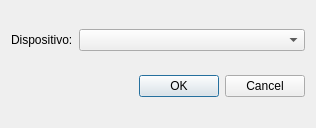
<?xml version="1.0" encoding="UTF-8"?>
<ui version="4.0">
 <class>Dispositivos</class>
 <widget class="QDialog" name="Dispositivos">
  <property name="geometry">
   <rect>
    <x>0</x>
    <y>0</y>
    <width>316</width>
    <height>128</height>
   </rect>
  </property>
  <property name="sizePolicy">
   <sizepolicy hsizetype="Maximum" vsizetype="Maximum">
    <horstretch>0</horstretch>
    <verstretch>0</verstretch>
   </sizepolicy>
  </property>
  <property name="windowTitle">
   <string>Dispositivos</string>
  </property>
  <layout class="QVBoxLayout" name="verticalLayout">
   <item>
    <layout class="QHBoxLayout" name="horizontalLayout">
     <item>
      <widget class="QLabel" name="label">
       <property name="sizePolicy">
        <sizepolicy hsizetype="Maximum" vsizetype="Maximum">
         <horstretch>0</horstretch>
         <verstretch>0</verstretch>
        </sizepolicy>
       </property>
       <property name="text">
        <string>Dispositivo:</string>
       </property>
      </widget>
     </item>
     <item>
      <widget class="QComboBox" name="comboBox">
       <property name="currentText">
        <string/>
       </property>
      </widget>
     </item>
    </layout>
   </item>
   <item>
    <widget class="QDialogButtonBox" name="buttonBox">
     <property name="orientation">
      <enum>Qt::Horizontal</enum>
     </property>
     <property name="standardButtons">
      <set>QDialogButtonBox::Cancel|QDialogButtonBox::Ok</set>
     </property>
    </widget>
   </item>
  </layout>
 </widget>
 <resources/>
 <connections>
  <connection>
   <sender>buttonBox</sender>
   <signal>accepted()</signal>
   <receiver>Dispositivos</receiver>
   <slot>accept()</slot>
   <hints>
    <hint type="sourcelabel">
     <x>248</x>
     <y>254</y>
    </hint>
    <hint type="destinationlabel">
     <x>157</x>
     <y>274</y>
    </hint>
   </hints>
  </connection>
  <connection>
   <sender>buttonBox</sender>
   <signal>rejected()</signal>
   <receiver>Dispositivos</receiver>
   <slot>reject()</slot>
   <hints>
    <hint type="sourcelabel">
     <x>316</x>
     <y>260</y>
    </hint>
    <hint type="destinationlabel">
     <x>286</x>
     <y>274</y>
    </hint>
   </hints>
  </connection>
 </connections>
</ui>
